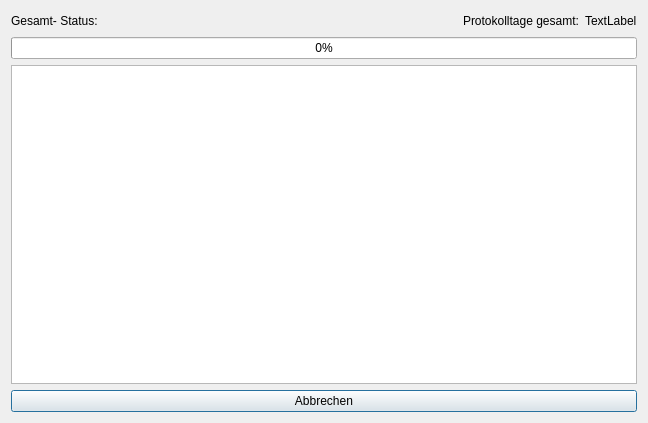
<?xml version="1.0" encoding="UTF-8"?>
<ui version="4.0">
 <class>BackupMonitorExportStatusDialog</class>
 <widget class="QDialog" name="BackupMonitorExportStatusDialog">
  <property name="geometry">
   <rect>
    <x>0</x>
    <y>0</y>
    <width>648</width>
    <height>423</height>
   </rect>
  </property>
  <property name="windowTitle">
   <string>Export Status</string>
  </property>
  <layout class="QGridLayout" name="gridLayout">
   <item row="0" column="3">
    <widget class="QLabel" name="inputStatusProtocolsTotal">
     <property name="text">
      <string>TextLabel</string>
     </property>
    </widget>
   </item>
   <item row="0" column="0">
    <widget class="QLabel" name="label">
     <property name="text">
      <string>Gesamt- Status:</string>
     </property>
    </widget>
   </item>
   <item row="1" column="0" colspan="4">
    <widget class="QProgressBar" name="progressBarTotal">
     <property name="value">
      <number>0</number>
     </property>
     <property name="alignment">
      <set>Qt::AlignLeading|Qt::AlignLeft|Qt::AlignVCenter</set>
     </property>
     <property name="orientation">
      <enum>Qt::Horizontal</enum>
     </property>
     <property name="invertedAppearance">
      <bool>false</bool>
     </property>
     <property name="textDirection">
      <enum>QProgressBar::TopToBottom</enum>
     </property>
     <property name="format">
      <string>%p%</string>
     </property>
    </widget>
   </item>
   <item row="2" column="0" colspan="4">
    <widget class="QPlainTextEdit" name="inputStatus">
     <property name="readOnly">
      <bool>true</bool>
     </property>
    </widget>
   </item>
   <item row="0" column="2">
    <widget class="QLabel" name="label_3">
     <property name="text">
      <string>Protokolltage gesamt:</string>
     </property>
    </widget>
   </item>
   <item row="0" column="1">
    <spacer name="horizontalSpacer">
     <property name="orientation">
      <enum>Qt::Horizontal</enum>
     </property>
     <property name="sizeHint" stdset="0">
      <size>
       <width>40</width>
       <height>20</height>
      </size>
     </property>
    </spacer>
   </item>
   <item row="3" column="0" colspan="4">
    <widget class="QPushButton" name="pushCancel">
     <property name="text">
      <string>Abbrechen</string>
     </property>
    </widget>
   </item>
  </layout>
 </widget>
 <resources/>
 <connections/>
</ui>
